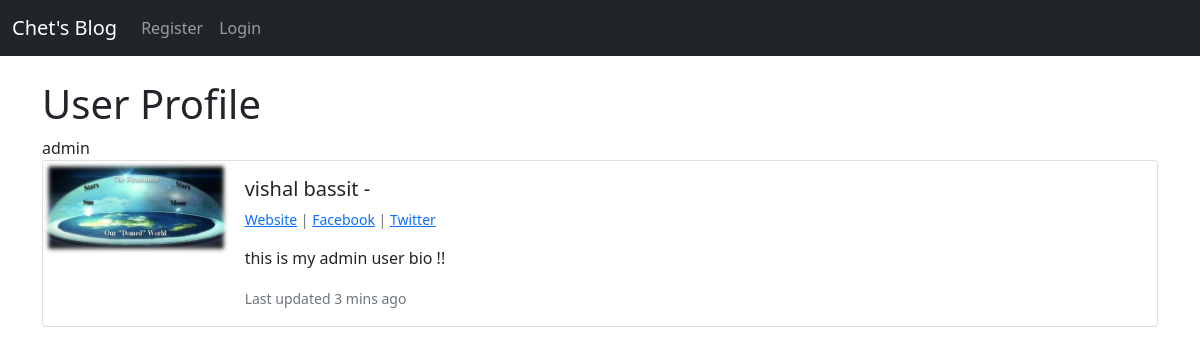
The page /members/1/profile/ on the database as committed earlier.
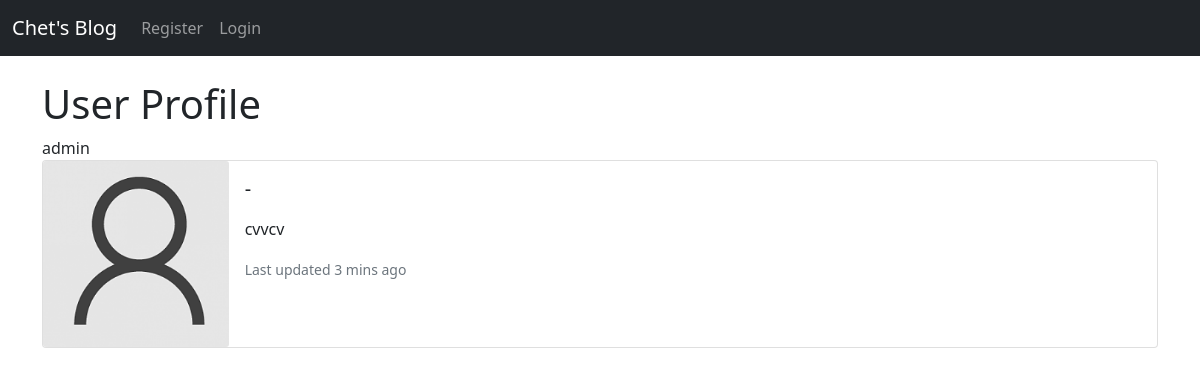
The same page on the database as committed later.
### theblog/models.py (models this page shows, shortened)
class Profile(models.Model):
	user = models.OneToOneField(User, null=True, on_delete=models.CASCADE)
	bio = models.TextField()
	profile_pic = models.ImageField(null=True, blank=True, upload_to='images/profile/')
	website_url = models.CharField(max_length=255, null=True, blank=True)
	facebook_url = models.CharField(max_length=255, null=True, blank=True)
	twitter_url = models.CharField(max_length=255, null=True, blank=True)
	instagram_url = models.CharField(max_length=255, null=True, blank=True)
	pinterest_url = models.CharField(max_length=255, null=True, blank=True)
	def __str__(self):
		return str(self.user)

### members/views.py (the view)
# urls.py: path('<int:pk>/profile/', ShowProfilePageView.as_view(), name='show_profile_page'),                      # ADDED .. the pth that will disply a users profile
class ShowProfilePageView(DetailView):
	model = Profile
	template_name = 'registration/user_profile.html'
	def get_context_data(self, *args, **kwargs):
		page_user = get_object_or_404(Profile, id=self.kwargs['pk'])
		context = super(ShowProfilePageView, self).get_context_data(*args, **kwargs)
		context['page_user'] = page_user
		return context

### members/templates/registration/user_profile.html (shortened to what this page needs)
{% extends 'base.html' %}
{% load static %}
{% block content %}
<h1>User Profile</h1>
{{ page_user }}
<div class="card mb-3">
  <div class="row g-0">
    <div class="col-md-2">
{% if page_user.profile_pic %}
     <img src="{{ page_user.profile_pic.url }}" class="card-img">
{% else %}
	<img src="{% static 'theblog/images/default_pic.jpg' %}" class="card-img">
{% endif %}
    </div>
    <div class="col-md-10">
      <div class="card-body">
        <h5 class="card-title">{{ page_user.user.first_name }} {{ page_user.user.last_name }} -</h5>
        <p class="small text-muted">
        	{% if page_user.website_url %}
        		<a href="{{ page_user.profile.website_url }}">Website</a>
        	{% endif %}
        	{% if page_user.facebook_url %}
        		| <a href="{{ page_user.profile.facebook_url }}">Facebook</a>
        	{% endif %}
        	{% if page_user.twitter_url %}
        		| <a href="{{ page_user.profile.twitter_url }}">Twitter</a>
        	{% endif %}
        </p>
        <p class="card-text">{{ page_user.bio }}</p>
        <p class="card-text"><small class="text-muted">Last updated 3 mins ago</small></p>
      </div>
    </div>
  </div>
</div>
<br>
<br>
<br>
{% endblock %}

Rows that differ between the two databases and show on the page:
changed Profile "admin": bio "this is my admin user bio !!" → "cvvcv"; profile_pic: picture removed; user.first_name "vishal" → (not shown); user.last_name "bassit" → (not shown); website_url "https://www.google.com" → empty (drawn); facebook_url "https://www.facebook.com" → empty (drawn); twitter_url "https://www.twitter.com" → empty (drawn)
Other text that changed with them:
text no longer shown: "Website | Facebook | Twitter"
